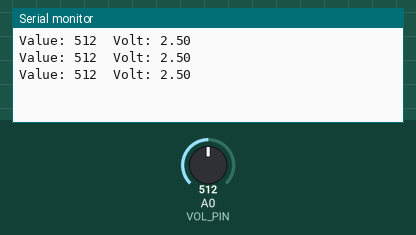
This sketch was run on a simulated Arduino Uno, built with avr-gcc and run on an emulated ATmega328P. Parts: the last lines printed to the serial monitor. The test bench sets the inputs (shaded band); at power-on: A0 (VOL_PIN) = 512.

Above: at 1.3 s.
1.4 s: A0 (VOL_PIN) set to 716
At 1.9 s:
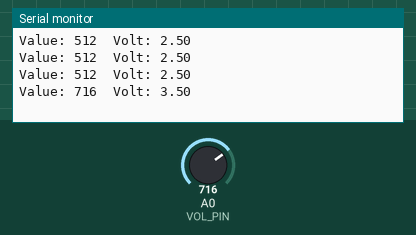
2.9 s: A0 (VOL_PIN) set to 900
At 3.4 s:
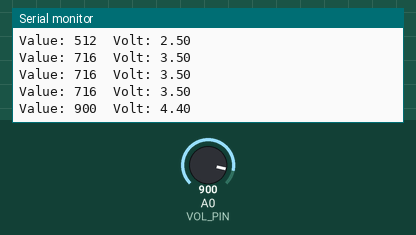
Timing chart, 0 to 5.9 s (numbered marks = the images above; inputs shaded):
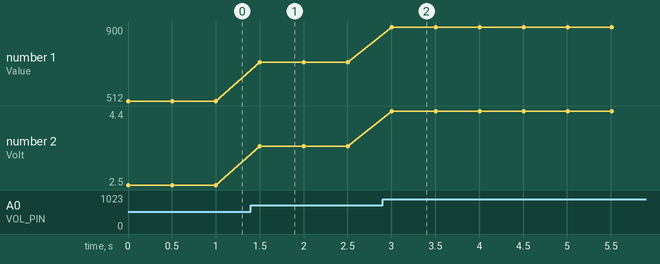

The sketch:

sound_num.ino
```cpp
const int VOL_PIN = A0;
int keep;
void setup(){
    Serial.begin( 9600 );
}

void loop(){
    int value;
    float volt;

    value = analogRead( VOL_PIN );
    if(value==0){
      value = keep;
    }
    volt = value * 5.0 / 1023.0;
    Serial.print( "Value: " );
    Serial.print( value );
    Serial.print( "  Volt: " );
    Serial.println( volt );
    delay( 500 );
    keep = value;
}
```

Measured:
- after the input at 1.4 s, the serial monitor: prints a new line after 0.10 s (image 1)
- after the input at 2.9 s, the serial monitor: prints a new line after 0.11 s (image 2)
- plotted number 1: 512 → 716 after the input at 1.4 s, 716 → 900 after the input at 2.9 s
- plotted number 2: 2.5 → 3.5 after the input at 1.4 s, 3.5 → 4.4 after the input at 2.9 s
